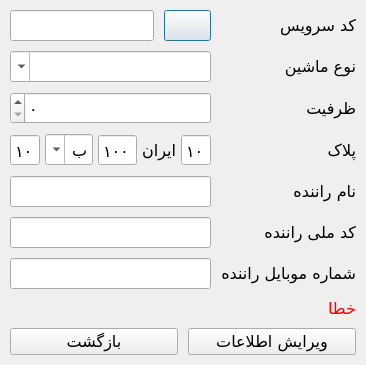
<?xml version="1.0" encoding="UTF-8"?>
<ui version="4.0">
 <class>EditCarDialog</class>
 <widget class="QDialog" name="EditCarDialog">
  <property name="geometry">
   <rect>
    <x>0</x>
    <y>0</y>
    <width>286</width>
    <height>393</height>
   </rect>
  </property>
  <property name="font">
   <font>
    <family>B Nazanin</family>
    <pointsize>12</pointsize>
   </font>
  </property>
  <property name="windowTitle">
   <string>ویرایش اطلاعات سرویس</string>
  </property>
  <property name="windowIcon">
   <iconset resource="resource.qrc">
    <normaloff>:/icons/resources/icons/EditService.png</normaloff>:/icons/resources/icons/EditService.png</iconset>
  </property>
  <property name="layoutDirection">
   <enum>Qt::RightToLeft</enum>
  </property>
  <property name="locale">
   <locale language="Persian" country="Iran"/>
  </property>
  <layout class="QVBoxLayout" name="verticalLayout">
   <property name="spacing">
    <number>10</number>
   </property>
   <property name="sizeConstraint">
    <enum>QLayout::SetFixedSize</enum>
   </property>
   <property name="leftMargin">
    <number>10</number>
   </property>
   <property name="topMargin">
    <number>10</number>
   </property>
   <property name="rightMargin">
    <number>10</number>
   </property>
   <property name="bottomMargin">
    <number>10</number>
   </property>
   <item>
    <layout class="QFormLayout" name="FLayout">
     <property name="sizeConstraint">
      <enum>QLayout::SetFixedSize</enum>
     </property>
     <property name="horizontalSpacing">
      <number>10</number>
     </property>
     <property name="verticalSpacing">
      <number>10</number>
     </property>
     <item row="1" column="0">
      <widget class="QLabel" name="lblType">
       <property name="text">
        <string>نوع ماشین</string>
       </property>
      </widget>
     </item>
     <item row="2" column="0">
      <widget class="QLabel" name="lblCapacity">
       <property name="text">
        <string>ظرفیت</string>
       </property>
      </widget>
     </item>
     <item row="3" column="0">
      <widget class="QLabel" name="lblTag">
       <property name="text">
        <string>پلاک</string>
       </property>
      </widget>
     </item>
     <item row="4" column="0">
      <widget class="QLabel" name="lblDriverName">
       <property name="text">
        <string>نام راننده</string>
       </property>
      </widget>
     </item>
     <item row="4" column="1">
      <widget class="QLineEdit" name="txtDriverName"/>
     </item>
     <item row="5" column="0">
      <widget class="QLabel" name="lblDriverId">
       <property name="text">
        <string>کد ملی راننده</string>
       </property>
      </widget>
     </item>
     <item row="5" column="1">
      <widget class="QLineEdit" name="txtDriverId"/>
     </item>
     <item row="6" column="0">
      <widget class="QLabel" name="lblDriverPhone">
       <property name="text">
        <string>شماره موبایل راننده</string>
       </property>
      </widget>
     </item>
     <item row="6" column="1">
      <widget class="QLineEdit" name="txtDriverPhone"/>
     </item>
     <item row="2" column="1">
      <widget class="QSpinBox" name="spnCapacity"/>
     </item>
     <item row="1" column="1">
      <widget class="QComboBox" name="cmbType">
       <property name="editable">
        <bool>true</bool>
       </property>
      </widget>
     </item>
     <item row="3" column="1">
      <layout class="QHBoxLayout" name="HLayoutTag">
       <property name="spacing">
        <number>5</number>
       </property>
       <item>
        <widget class="QSpinBox" name="spnTagCity">
         <property name="buttonSymbols">
          <enum>QAbstractSpinBox::NoButtons</enum>
         </property>
         <property name="minimum">
          <number>10</number>
         </property>
        </widget>
       </item>
       <item>
        <widget class="QLabel" name="lblIran">
         <property name="text">
          <string>ایران</string>
         </property>
        </widget>
       </item>
       <item>
        <widget class="QSpinBox" name="spnTagNum2">
         <property name="buttonSymbols">
          <enum>QAbstractSpinBox::NoButtons</enum>
         </property>
         <property name="minimum">
          <number>100</number>
         </property>
         <property name="maximum">
          <number>999</number>
         </property>
        </widget>
       </item>
       <item>
        <widget class="QComboBox" name="cmbTagLetter">
         <property name="editable">
          <bool>true</bool>
         </property>
         <item>
          <property name="text">
           <string>ب</string>
          </property>
         </item>
         <item>
          <property name="text">
           <string>ج</string>
          </property>
         </item>
         <item>
          <property name="text">
           <string>چ</string>
          </property>
         </item>
         <item>
          <property name="text">
           <string>د</string>
          </property>
         </item>
         <item>
          <property name="text">
           <string>ذ</string>
          </property>
         </item>
         <item>
          <property name="text">
           <string>ر</string>
          </property>
         </item>
         <item>
          <property name="text">
           <string>ز</string>
          </property>
         </item>
         <item>
          <property name="text">
           <string>س</string>
          </property>
         </item>
         <item>
          <property name="text">
           <string>ش</string>
          </property>
         </item>
         <item>
          <property name="text">
           <string>ص</string>
          </property>
         </item>
         <item>
          <property name="text">
           <string>ط</string>
          </property>
         </item>
         <item>
          <property name="text">
           <string>ع</string>
          </property>
         </item>
         <item>
          <property name="text">
           <string>ف</string>
          </property>
         </item>
         <item>
          <property name="text">
           <string>ق</string>
          </property>
         </item>
         <item>
          <property name="text">
           <string>ک</string>
          </property>
         </item>
         <item>
          <property name="text">
           <string>ل</string>
          </property>
         </item>
         <item>
          <property name="text">
           <string>م</string>
          </property>
         </item>
         <item>
          <property name="text">
           <string>ن</string>
          </property>
         </item>
         <item>
          <property name="text">
           <string>و</string>
          </property>
         </item>
         <item>
          <property name="text">
           <string>ه</string>
          </property>
         </item>
         <item>
          <property name="text">
           <string>ی</string>
          </property>
         </item>
        </widget>
       </item>
       <item>
        <widget class="QSpinBox" name="spnTagNum1">
         <property name="buttonSymbols">
          <enum>QAbstractSpinBox::NoButtons</enum>
         </property>
         <property name="minimum">
          <number>10</number>
         </property>
         <property name="value">
          <number>10</number>
         </property>
        </widget>
       </item>
      </layout>
     </item>
     <item row="0" column="0">
      <widget class="QLabel" name="lblType_2">
       <property name="text">
        <string>کد سرویس</string>
       </property>
      </widget>
     </item>
     <item row="0" column="1">
      <layout class="QHBoxLayout" name="HLayoutCode">
       <item>
        <widget class="QPushButton" name="btnSearchCarId">
         <property name="text">
          <string/>
         </property>
         <property name="icon">
          <iconset resource="resource.qrc">
           <normaloff>:/icons/resources/icons/searchService.png</normaloff>:/icons/resources/icons/searchService.png</iconset>
         </property>
         <property name="iconSize">
          <size>
           <width>25</width>
           <height>25</height>
          </size>
         </property>
        </widget>
       </item>
       <item>
        <widget class="QLineEdit" name="txtCarId"/>
       </item>
      </layout>
     </item>
    </layout>
   </item>
   <item>
    <widget class="QLabel" name="lblError">
     <property name="palette">
      <palette>
       <active>
        <colorrole role="WindowText">
         <brush brushstyle="SolidPattern">
          <color alpha="255">
           <red>255</red>
           <green>0</green>
           <blue>0</blue>
          </color>
         </brush>
        </colorrole>
       </active>
       <inactive>
        <colorrole role="WindowText">
         <brush brushstyle="SolidPattern">
          <color alpha="255">
           <red>255</red>
           <green>0</green>
           <blue>0</blue>
          </color>
         </brush>
        </colorrole>
       </inactive>
       <disabled>
        <colorrole role="WindowText">
         <brush brushstyle="SolidPattern">
          <color alpha="255">
           <red>120</red>
           <green>120</green>
           <blue>120</blue>
          </color>
         </brush>
        </colorrole>
       </disabled>
      </palette>
     </property>
     <property name="text">
      <string>خطا</string>
     </property>
    </widget>
   </item>
   <item>
    <layout class="QHBoxLayout" name="HLayoutButtons">
     <property name="spacing">
      <number>10</number>
     </property>
     <item>
      <widget class="QPushButton" name="btnCreate">
       <property name="text">
        <string>ویرایش اطلاعات</string>
       </property>
       <property name="icon">
        <iconset resource="resource.qrc">
         <normaloff>:/icons/resources/icons/EditService.png</normaloff>:/icons/resources/icons/EditService.png</iconset>
       </property>
       <property name="iconSize">
        <size>
         <width>40</width>
         <height>40</height>
        </size>
       </property>
      </widget>
     </item>
     <item>
      <widget class="QPushButton" name="btnReturn">
       <property name="text">
        <string>بازگشت</string>
       </property>
       <property name="icon">
        <iconset resource="resource.qrc">
         <normaloff>:/icons/resources/icons/return.png</normaloff>:/icons/resources/icons/return.png</iconset>
       </property>
       <property name="iconSize">
        <size>
         <width>40</width>
         <height>40</height>
        </size>
       </property>
       <property name="shortcut">
        <string>Ctrl+S</string>
       </property>
      </widget>
     </item>
    </layout>
   </item>
  </layout>
 </widget>
 <tabstops>
  <tabstop>txtDriverName</tabstop>
  <tabstop>txtDriverId</tabstop>
  <tabstop>btnCreate</tabstop>
  <tabstop>btnReturn</tabstop>
 </tabstops>
 <resources>
  <include location="resource.qrc"/>
 </resources>
 <connections/>
</ui>
